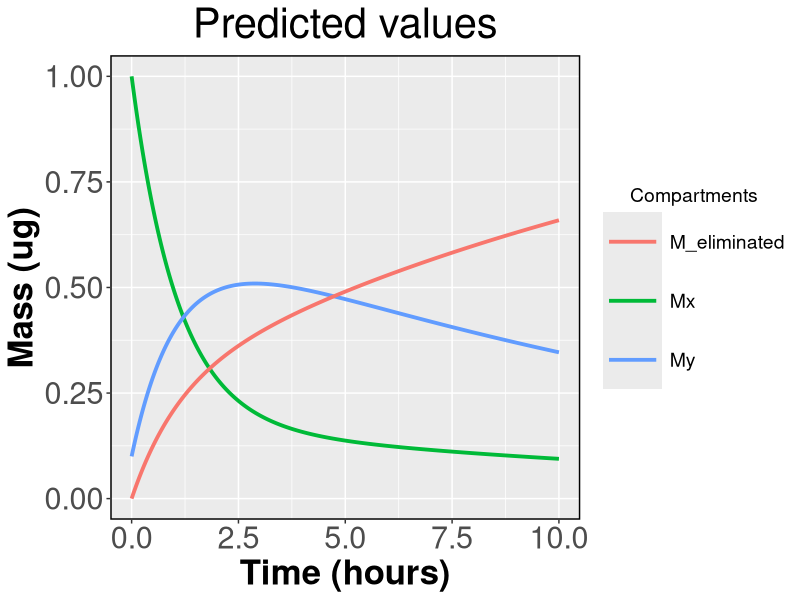

Recreate this plot in R. (Note: this script raises an error after producing the figure.)
library(deSolve) # Imports ODE Solvers
library(ggplot2) # Creating plots

# check the working directory 
getwd()

# Change the working directory
# add whatever working directory you want
wd = '/Users/vassilis/Documents/GitHub/PFAS_PBK_models/PFOA inhalation Rat/R_examples' 
setwd(wd)

#-----------------------------------------------#
# Custom functions for the solution of the ODEs #
#-----------------------------------------------#

# create.params() returns a list with all user defined parameters

create.params <- function(user_input){
  with(as.list(user_input),{
    k12 = k12_value 
    k21 = k21_value
    ke = 0.3
    
    return(list('k12' = k12, 'k21' = k21, 'ke'=ke,
                'Mx_initial'=Mx_initial, 'My_initial'=My_initial, 
                'IV_intakes'=IV_intakes, 'IV_times'=IV_times))
  })
}

# ode.func() is a function with ODEs of the model
ode.func <- function(time, inits, params){
  with(as.list(c(inits, params)),{
    
    dMx = k21 * My - k12 * Mx - ke * Mx
    
    dMy = - k21 * My + k12 * Mx 
    
    dM_eliminated = ke * Mx
    
    # Important: The derivatives must be returned with the same row
    # that they are reported 
    return(list(c('dMx'=dMx, 'dMy'=dMy, 'dM_eliminated'=dM_eliminated)))
  })
}


# create.inits() returns a vector with the initial conditions
# provided to the ODEs
create.inits <- function(parameters){
  with(as.list(parameters),{
    
    Mx <- Mx_initial
    My <- My_initial
    M_eliminated = 0
    
    return(c('Mx'= Mx, 'My' = My, 'M_eliminated' = M_eliminated))
  })
}

# create.events() returns a dataframe with the dosing plan 
create.events <- function(parameters){
  with(as.list(parameters),{
    
    IV_intakes <- IV_intakes
    IV_times <- IV_times
    IV_ltimes <- length(IV_times)
    
    events <- data.frame(var = c(rep('Mx', IV_ltimes)), 
                         time = c(IV_times),
                         value = c(IV_intakes),
                         method = rep('add',IV_ltimes))
    #events <- events[order(events$time),] 
    return(list(data=events))
  })
}

#------------#
# User Input #
#------------#

user_input <- list('k12_value'=0.5, 
                   'k21_value'=0.2, 
                   'Mx_initial'= 1,
                   'My_initial'= 0.1,
                   'IV_intakes'=c(1, 1),
                   'IV_times'=c(5, 7.5))

params <- create.params(user_input)
inits <- create.inits(params)
events <- create.events(params)

# sample_time: a vector of time points to solve the ODEs
sample_time=seq(0,10,0.01)

# ode(): The solver of the ODEs
solution <- data.frame(deSolve::ode(times = sample_time,  func = ode.func, y = inits, parms = params,
                           #events = events,
                           method="lsodes",rtol = 1e-05, atol = 1e-05))

# Check the mass balance: the sum of each row of the solution dataframe should be
# equal to the sum of initial amounts.
#rowSums(solution[,-1])

# Basic Plot of Mx vs time
# plot(x = solution$time, y = solution$Mx)

# Plot with ggplot2

compartments <- c('Mx', 'My', 'M_eliminated')
color_codes <- scales::hue_pal()(length(compartments))

plot <- ggplot(data = solution)+
  geom_line( aes(x = time, y = Mx, color='Mx'), size=1.3)+
  geom_line( aes(x = time, y = My, color='My'), size=1.3)+
  geom_line( aes(x = time, y = M_eliminated, color='M_eliminated'), size=1.3)+
  
  labs(title = 'Predicted values',
       y = 'Mass (ug)' , x = "Time (hours)")+
  theme(plot.title = element_text(hjust = 0.5,size=30),
        axis.title.y =element_text(hjust = 0.5,size=25,face="bold"),
        axis.text.y=element_text(size=22),
        axis.title.x =element_text(hjust = 0.5,size=25,face="bold"),
        axis.text.x=element_text(size=22),
        legend.title=element_text(hjust = 0.5,size=25),
        legend.text=element_text(size=22),
        panel.border = element_rect(colour = "black", fill=NA, size=1.0)) +
  
  scale_color_manual("Compartments", values=color_codes)+
  theme(legend.key.size = unit(1.5, 'cm'),
        legend.title = element_text(size=14),
        legend.text = element_text(size=14),
        axis.text = element_text(size = 14))

# Save the generated data

# Define the directory at which you want to save the data
wd_data <- '/Users/vassilis/Documents/GitHub/PFAS_PBK_models/PFOA inhalation Rat/R_examples'
setwd(wd_data)

# Select which time points you want to save
t_selected <- seq(1,10,1)

# Save the 'solution' dataframe into an xlsx (excel) file
openxlsx::write.xlsx(x = solution[solution$time %in% t_selected, ], file = 'Dataset/PK_data.xlsx')

# Or save the 'solution' dataframe as a csv file
write.csv(x = solution, file = 'Dataset/PK_data.csv', row.names = FALSE)
